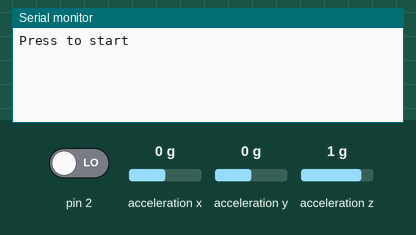
Recording of a sketch running on a simulated Arduino Uno, built with avr-gcc and run on an emulated ATmega328P. On the bench: the last lines printed to the serial monitor. Wiring (inferred from the names in the program): ADXL345 accelerometer at I2C address 0x53. The inputs (shaded band) are chosen by the test bench; at power-on: pin 2 LOW, acceleration x 0 g, acceleration y 0 g, acceleration z 1 g.

Above: at 1.2 s.
1.3 s: pin 2 driven HIGH
At 1.9 s:
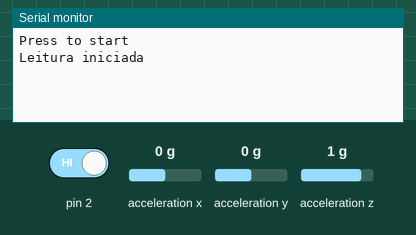
At 2.9 s:
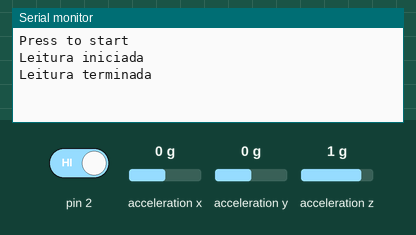
Timing chart, 0 to 4.4 s (numbered marks = the images above; inputs shaded):
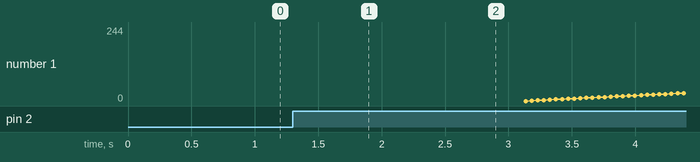

Measured:
- after the input at 1.3 s, the serial monitor: prints a new line at once (image 1)

The sketch:

ADXL.ino
```cpp
// (licence header left out)
#include <Wire.h>
#include <SD.h>

// ADXL345 I2C address is 0x53(83)
#define Addr 0x53

long int timer = 0;
int dly = 1;
File myFile;

void setup()
{
  Serial.begin(4800);
  pinMode(2, INPUT);

  InitAcel();


  /*if( SD.begin())
    Serial.println("Cartao pronto");
  else
    Serial.println("Cartao com erro");

  myFile = SD.open("test.txt", FILE_WRITE);
  */
}

void loop()
{
  int S[400];
  int i=0;

  Serial.println("Press to start");

  while(digitalRead(2) == LOW)
    ;

  if (digitalRead(2) == HIGH) {
    Serial.println("Leitura iniciada");

    for (i=0; i<400; i=i+4) {
      LerValores(&S[i], &S[i+1], &S[i+2], &S[i+3]);
      timer = timer + dly;
      delay(5);
    }

    Serial.println("Leitura terminada");
    delay(1000);
    Serial.println("Timer   X    Y    Z");

    for (i=0; i<400; i=i+4) {
      PrintTimer(S[i]);
      PrintSinal(S[i+1]);
      PrintSinal(S[i+2]);
      PrintSinal(S[i+3]);
      Serial.println();
    }

    delay(100);
    Serial.print("!");
  }

  if (timer == 1000) {
    //Wire.end();
    exit(2);
  }
}

void PrintTimer (int tmr) {
  if (tmr < 10)
    Serial.print("0000");
  else if (tmr < 100)
    Serial.print("000");
  else if (tmr < 1000)
    Serial.print("00");
  else if (tmr < 10000)
    Serial.print("0");
  Serial.print(tmr);
  Serial.print(" ");
}

void PrintSinal (int val) {
  if (val >= 0)
    Serial.print("+");
  if (val == 0)
    Serial.print("00");
  else if (val > 0 && val < 10)
    Serial.print("00");
  else if (val >= 10 && val < 100)
    Serial.print("0");
  else if (val < 0 && val > -10)
    Serial.print("-00");
  else if (val <= -10 && val > -100)
    Serial.print("-0");
  if (val < 0 && val > -100)
    val = val * -1;
  Serial.print(val);
  Serial.print(" ");
}

void LerValores(int *T, int *X, int *Y, int *Z) {
  unsigned int data[6];
  int string[4];

  for(int i = 0; i < 6; i++)
  {
    // Start I2C Transmission
    Wire.beginTransmission(Addr);
    // Select data register
    Wire.write((50 + i));
    // Stop I2C transmission
    Wire.endTransmission();

    // Request 1 byte of data
    Wire.requestFrom(Addr, 1);

    // Read 6 bytes of data
    // xAccl lsb, xAccl msb, yAccl lsb, yAccl msb, zAccl lsb, zAccl msb
    if(Wire.available() == 1)
      data[i] = Wire.read();
  }

  // Convert the data to 10-bits
  int xAccl = (data[0] + ((data[1] & 0x03) * 256));
  int yAccl = (data[2] + ((data[3] & 0x03) * 256));
  int zAccl = (data[4] + ((data[5] & 0x03) * 256));

  if(xAccl > 511)
    xAccl -= 1024;

  if(yAccl > 511)
    yAccl -= 1024;

  if(zAccl > 511)
    zAccl -= 1024;

  *T = timer;
  *X = xAccl;
  *Y = yAccl;
  *Z = zAccl;
}

void InitAcel() {
  Wire.end();
  // Initialise I2C communication as MASTER
  Wire.begin();
  // Start I2C Transmission
  Wire.beginTransmission(Addr);
  // Select bandwidth rate register
  Wire.write(0x2C);
  // Normal mode, Output data rate = 100 Hz
  Wire.write(0x0F);
  // Select power control register
  Wire.write(0x2D);
  // Auto-sleep disable
  Wire.write(0x08);
  // Select data format register
  Wire.write(0x31);
  // Self test disabled, 4-wire interface, Full resolution, Range = +/-2g
  Wire.write(0x08);
  // Stop I2C transmission
  Wire.endTransmission();
}
```
